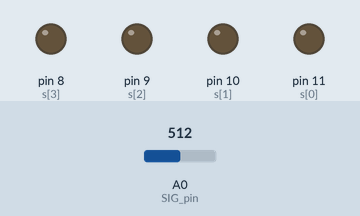
A sketch run on a simulated Arduino Uno, built with avr-gcc and run on an emulated ATmega328P. Parts: output pins drawn as LEDs (lit = HIGH). Inputs (shaded band) come from the test bench; at power-on: A0 (SIG_pin) = 512. What the sketch prints to the serial monitor is not drawn.

Above: at 0.05 s.
At 0.55 s:
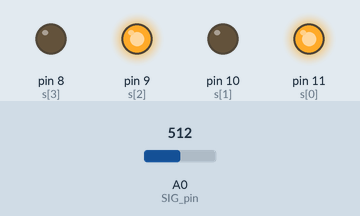
At 1.05 s:
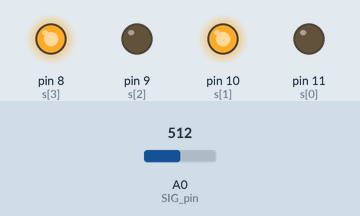
At 2.0 s:
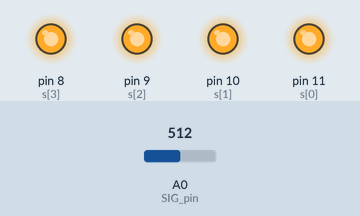
At 3.95 s:
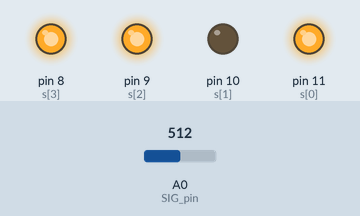
At 5.86 s:
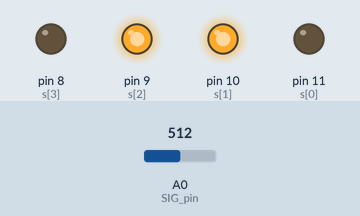
Timing chart, 0 to 6.2 s (numbered marks = the images above):
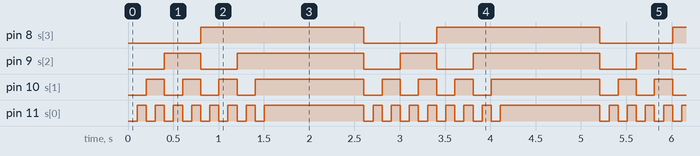

The sketch:

MultiplexerHALLTEST.ino
```cpp
int hallSensorValues[] = {0,0,0,0,0,0,0,0,0,0,0,0,0,0,0,0};

//Mux control pins
int s[] = {11,10,9,8};

//Mux in "SIG" pin
#define SIG_pin A0

void select(int ID)
{
  int selector = 1;

  for(int i = 0; i < 4; i++)
  {
    if(selector & ID)
    {
      digitalWrite(s[i], HIGH);
    }
    else
    {
      digitalWrite(s[i], LOW);
    }
    selector *= 2;
  }
}

void setup(){
  pinMode(s[0], OUTPUT);
  pinMode(s[1], OUTPUT);
  pinMode(s[2], OUTPUT);
  pinMode(s[3], OUTPUT);

  select(0);

  pinMode(SIG_pin, INPUT); // analog

  Serial.begin(9600);
}

void loop()
{
  for(int i = 0; i < 16; i++)
  {
    select(i);
    delay(100);
    hallSensorValues[i] = analogRead(SIG_pin);
    Serial.print(hallSensorValues[i]);
    Serial.print(",");
  }
  Serial.println();
  delay(1000);
}
```

Measured:
- by itself, pin 8 (s[3]): alternates HIGH for 1.8 s and LOW for 0.80 s
- by itself, pin 9 (s[2]): repeats every 2.6 s: LOW 0.40 s, HIGH 1.4 s, LOW 0.40 s, HIGH 0.40 s
- by itself, pin 10 (s[1]): repeats every 2.6 s: 2 × (LOW 0.20 s, HIGH 0.20 s), LOW 0.20 s, HIGH 1.2 s, LOW 0.20 s, HIGH 0.20 s
- by itself, pin 11 (s[0]): repeats every 2.6 s: 6 × (LOW 0.10 s, HIGH 0.10 s), LOW 0.10 s, HIGH 1.1 s, LOW 0.10 s, HIGH 0.10 s
